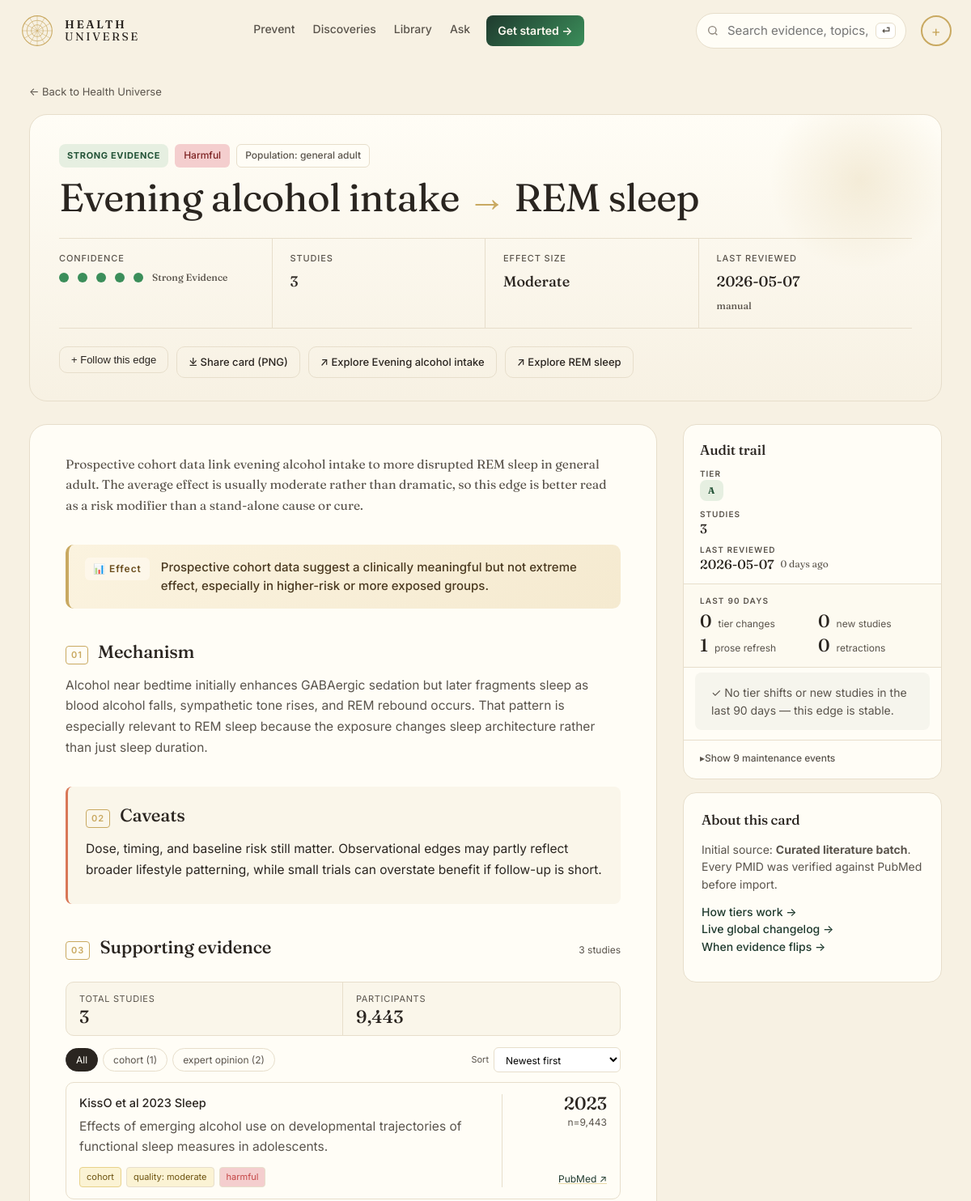
Page /edge/269 (upper part) on the earlier database version.
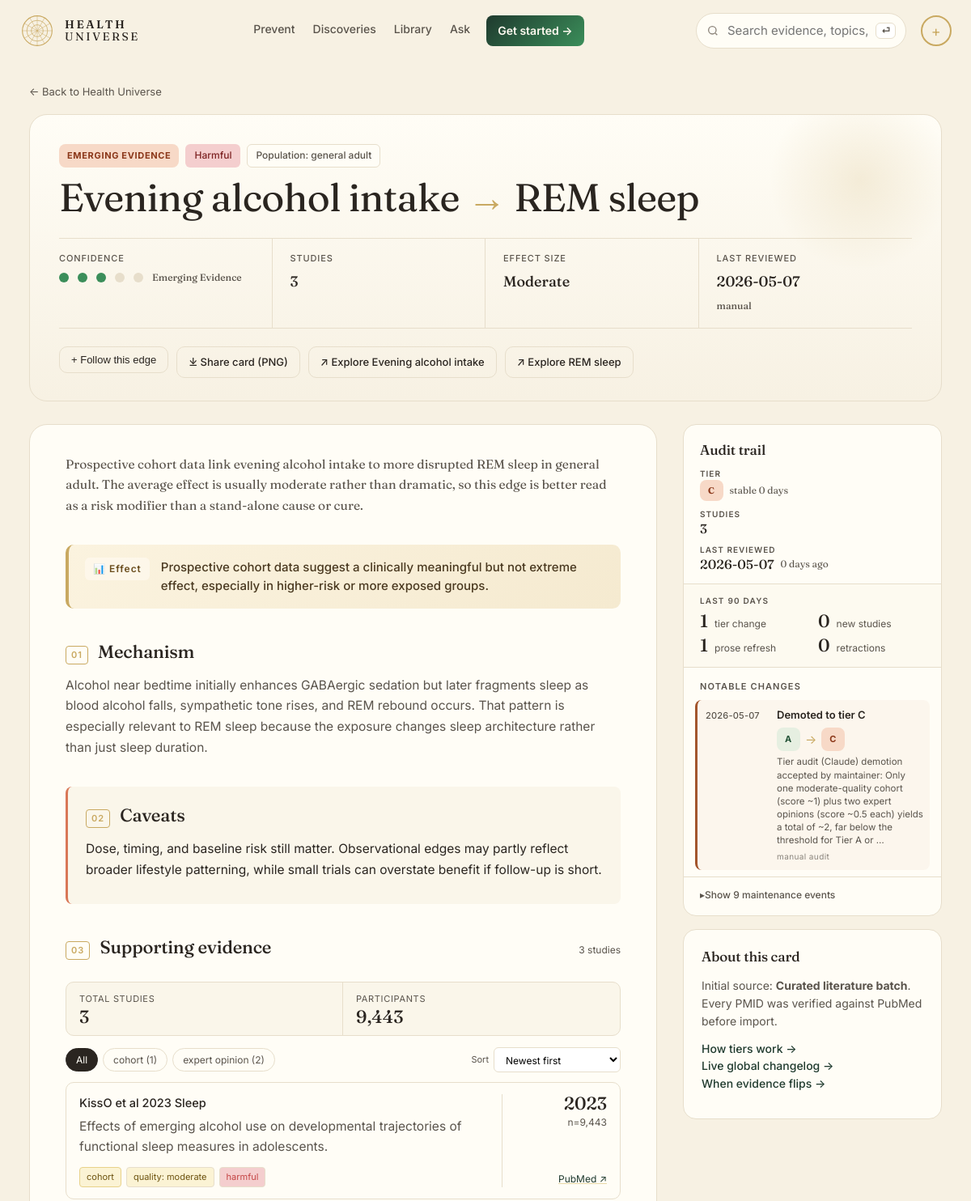
Same page on the later database version.
### tables this page shows
CREATE TABLE edge (
    id              INTEGER PRIMARY KEY,
    factor_id       INTEGER NOT NULL REFERENCES entity(id),
    outcome_id      INTEGER NOT NULL REFERENCES entity(id),
    direction       TEXT NOT NULL CHECK (direction IN (
                      'protective','harmful','neutral','u_shaped','mixed')),
    tier            TEXT NOT NULL CHECK (tier IN ('A','B','C','D','X','deprecated')),
    effect_size     TEXT,         -- qualitative: trivial/small/moderate/large
    effect_quant    TEXT,         -- e.g. "RR 0.82 (0.74-0.91)"
    population      TEXT,         -- e.g. "adults>50; ApoE4 carriers"
    mechanism       TEXT,         -- 1-paragraph plain English
    summary         TEXT,         -- card body copy
    caveats         TEXT,
    seed_source     TEXT NOT NULL CHECK (seed_source IN ('claude_seed','gemma_daily','manual')),
    created_at      TEXT NOT NULL DEFAULT (datetime('now')),
    updated_at      TEXT NOT NULL DEFAULT (datetime('now')),
    last_reviewed   TEXT NOT NULL DEFAULT (datetime('now')), embedding BLOB, embedded_at TEXT,
    UNIQUE(factor_id, outcome_id, population)
);

CREATE TABLE entity (
    id            INTEGER PRIMARY KEY,
    slug          TEXT NOT NULL UNIQUE,
    name          TEXT NOT NULL,
    kind          TEXT NOT NULL CHECK (kind IN (
                    'food','nutrient','supplement','drug','activity',
                    'behavior','environmental','pathogen','gene',
                    'biomarker','condition','process')),
    aliases       TEXT,           -- JSON array
    description   TEXT,
    created_at    TEXT NOT NULL DEFAULT (datetime('now')),
    updated_at    TEXT NOT NULL DEFAULT (datetime('now'))
, embedding BLOB, embedded_at TEXT);

CREATE TABLE evidence (
    id            INTEGER PRIMARY KEY,
    edge_id       INTEGER NOT NULL REFERENCES edge(id) ON DELETE CASCADE,
    citation      TEXT NOT NULL,
    url           TEXT,
    doi           TEXT,
    pmid          TEXT,
    year          INTEGER,
    study_type    TEXT CHECK (study_type IN (
                    'meta_analysis','systematic_review','rct','cohort',
                    'case_control','cross_sectional','mechanistic',
                    'animal','case_report','expert_opinion')),
    n_participants INTEGER,
    direction     TEXT,           -- direction this study supports
    quality       TEXT CHECK (quality IN ('high','moderate','low','very_low')),
    notes         TEXT,
    source_id     INTEGER REFERENCES source(id),
    created_at    TEXT NOT NULL DEFAULT (datetime('now'))
, is_counter INTEGER NOT NULL DEFAULT 0);

### web/app.py (the view)
@app.get("/edge/{edge_id}", response_class=HTMLResponse)
def edge_detail(request: Request, edge_id: int):
    profile = decode(request.cookies.get(COOKIE))
    with connect() as conn:
        e = conn.execute("""
            SELECT e.*, f.slug AS f_slug, f.name AS f_name, f.kind AS f_kind,
                   o.slug AS o_slug, o.name AS o_name, o.kind AS o_kind
            FROM edge e
            JOIN entity f ON f.id = e.factor_id
            JOIN entity o ON o.id = e.outcome_id
            WHERE e.id = ?""", (edge_id,)).fetchone()
        if not e:
            return HTMLResponse("Not found", status_code=404)
        try:
            evidence = conn.execute("""
                SELECT ev.*, COALESCE(s.is_retracted, 0) AS is_retracted,
                       s.retraction_note
                FROM evidence ev
                LEFT JOIN evidence_status s ON s.pmid = ev.pmid
                WHERE ev.edge_id=? AND COALESCE(ev.is_counter,0)=0
                ORDER BY ev.year DESC""", (edge_id,)).fetchall()
            counter = conn.execute("""
                SELECT ev.*, COALESCE(s.is_retracted, 0) AS is_retracted,
                       s.retraction_note
                FROM evidence ev
                LEFT JOIN evidence_status s ON s.pmid = ev.pmid
                WHERE ev.edge_id=? AND COALESCE(ev.is_counter,0)=1
                ORDER BY ev.year DESC""", (edge_id,)).fetchall()
        except Exception:
            evidence = conn.execute(
                "SELECT *, 0 AS is_retracted, NULL AS retraction_note "
                "FROM evidence WHERE edge_id=? AND COALESCE(is_counter,0)=0 "
                "ORDER BY year DESC", (edge_id,)).fetchall()
            counter = conn.execute(
                "SELECT *, 0 AS is_retracted, NULL AS retraction_note "
                "FROM evidence WHERE edge_id=? AND COALESCE(is_counter,0)=1 "
                "ORDER BY year DESC", (edge_id,)).fetchall()
        history = conn.execute(
            "SELECT * FROM edge_history WHERE edge_id = ? ORDER BY changed_at DESC",
            (edge_id,)).fetchall()
    ev_rows = [dict(r) for r in evidence]
    co_rows = [dict(r) for r in counter]
    retracted_count = sum(1 for r in ev_rows + co_rows if r.get("is_retracted"))
    raw_history = [dict(r) for r in history]
    classified = [_classify_event(r) for r in raw_history]
    audit_summary = _audit_summary(raw_history, ev_rows, dict(e).get("last_reviewed"))
    return render(request, "edge.html", {
        "e": dict(e),
        "evidence": ev_rows,
        "counter": co_rows,
        "history": raw_history,
        "audit_events": classified,
        "audit_headlines": [c for c in classified if c["is_meaningful"]],
        "audit_maintenance": [c for c in classified if not c["is_meaningful"]],
        "audit_summary": audit_summary,
        "retracted_evidence_count": retracted_count,
        "profile": profile,
    })

### web/templates/edge.html (shortened to what this page needs)
{% extends "base.html" %}
{% block content %}
<section class="dossier">
  <a class="back" href="/">← Back to Health Universe</a>
  <header class="dossier-hero">
    <div class="dossier-eyebrow">
      <span class="pill tier-{{ e.tier }}">{{ TIER_LABEL[e.tier] | upper }}</span>
      <span class="badge dir-{{ e.direction }}">{{ DIRECTION_LABEL[e.direction] }}</span>
      {% if e.population %}<span class="badge ghost">Population: {{ e.population }}</span>{% endif %}
    </div>
    <h1 class="dossier-title">
      {{ e.f_name }} <span class="dossier-arrow" aria-hidden="true">→</span> {{ e.o_name }}
    </h1>
    <dl class="dossier-stats">
      <div>
        <dt>Confidence</dt>
        <dd class="dossier-conf">
          {% for i in range(5) %}<span class="dotmark big {% if i < TIER_DOTS[e.tier] %}on{% endif %}"></span>{% endfor %}
          <span class="muted small">{{ TIER_LABEL[e.tier] }}</span>
        </dd>
      </div>
      <div>
        <dt>Studies</dt>
        <dd>{{ evidence|length }}{% if counter %} <span class="muted small">+ {{ counter|length }} counter</span>{% endif %}</dd>
      </div>
      {% if e.effect_size and e.effect_size not in ('unknown',) %}
      <div>
        <dt>Effect size</dt>
        <dd>{{ e.effect_size | capitalize }}</dd>
      </div>
      {% endif %}
      <div>
        <dt>Last reviewed</dt>
        <dd>{{ e.last_reviewed[:10] }}<br/><span class="muted small">{{ e.seed_source }}</span></dd>
      </div>
    </dl>
    <div class="dossier-actions">
      <form method="post" action="/follow" style="display:inline">
        <button class="btn-secondary inline {% if e.id in (profile.watch_edges if profile else []) %}is-following{% endif %}" type="submit">
          {% if e.id in (profile.watch_edges if profile else []) %}✓ Following{% else %}+ Follow this edge{% endif %}
        </button>
      </form>
      <a class="btn-secondary inline" href="/edge/{{ e.id }}.png" target="_blank" rel="noopener">⤓ Share card (PNG)</a>
      <a class="btn-secondary inline" href="/explore?focus={{ e.f_slug }}">↗ Explore {{ e.f_name }}</a>
      <a class="btn-secondary inline" href="/explore?focus={{ e.o_slug }}">↗ Explore {{ e.o_name }}</a>
    </div>
  </header>
  <div class="dossier-grid">
    <article class="dossier-body">
      <section class="dossier-section dossier-lede">
        <p>{{ e.summary }}</p>
      </section>
      {% if e.effect_quant %}
      <section class="dossier-section dossier-effect">
        <span class="dossier-effect-label" aria-hidden="true">📊 Effect</span>
        <p>{{ e.effect_quant }}</p>
      </section>
      {% endif %}
      {% if e.mechanism %}
      <section class="dossier-section">
        <h2 class="dossier-h2"><span class="dossier-num">01</span> Mechanism</h2>
        <p>{{ e.mechanism }}</p>
      </section>
      {% endif %}
      {% if e.caveats %}
      <section class="dossier-section dossier-caveats">
        <h2 class="dossier-h2"><span class="dossier-num">02</span> Caveats</h2>
        <p>{{ e.caveats }}</p>
      </section>
      {% endif %}
      <section class="dossier-section" id="evidence-section">
        <div class="dossier-section-head">
          <h2 class="dossier-h2"><span class="dossier-num">03</span> Supporting evidence</h2>
          <span class="muted small">{{ evidence|length }} stud{{ evidence|length == 1 and "y" or "ies" }}{% if counter %} · {{ counter|length }} counter{% endif %}</span>
        </div>
        {% if evidence %}
        <div class="evidence-rail">
          {% set st_counts = {} %}
          {% set total_n_ns = namespace(v=0) %}
          {% for ev in evidence %}
            {% set _ = st_counts.update({ev.study_type or 'other': st_counts.get(ev.study_type or 'other', 0) + 1}) %}
            {% if ev.n_participants %}{% set total_n_ns.v = total_n_ns.v + ev.n_participants %}{% endif %}
          {% endfor %}
          {% set total_n = total_n_ns.v %}
          <div class="evidence-rail-stat">
            <dt>Total studies</dt><dd>{{ evidence|length }}</dd>
          </div>
          <div class="evidence-rail-stat">
            <dt>Participants</dt><dd>{{ total_n and "{:,}".format(total_n) or "—" }}</dd>
          </div>
        </div>
        <div class="evidence-controls" role="toolbar" aria-label="Filter evidence">
          <button class="ev-filter active" data-ev-filter="all">All</button>
          {% for st, n in st_counts.items() %}
            {% if n %}<button class="ev-filter" data-ev-filter="{{ st }}">{{ st.replace("_", " ") }} ({{ n }})</button>{% endif %}
          {% endfor %}
          <label class="ev-sort-label">Sort
            <select id="evSort">
              <option value="year-desc">Newest first</option>
            </select>
          </label>
        </div>
        <div class="evidence-list" id="evidence-list">
          {% for ev in evidence %}
          <article class="evidence-row {% if ev.is_retracted %}is-retracted{% endif %}"
                   data-study-type="{{ ev.study_type or 'other' }}"
                   data-year="{{ ev.year or 0 }}"
                   data-quality="{% if ev.quality == 'high' %}4{% elif ev.quality == 'moderate' %}3{% elif ev.quality == 'low' %}2{% elif ev.quality == 'very_low' %}1{% else %}0{% endif %}"
                   data-n="{{ ev.n_participants or 0 }}">
            <div class="evidence-row-main">
              <div class="evidence-citation">
                <span>{{ ev.citation }}</span>
              </div>
              {% if ev.notes %}<p class="evidence-notes">{{ ev.notes }}</p>{% endif %}
              <div class="evidence-meta">
                {% if ev.study_type %}<span class="ev-tag tag-{{ ev.study_type }}">{{ ev.study_type.replace("_", " ") }}</span>{% endif %}
                {% if ev.quality %}<span class="ev-tag qual-{{ ev.quality }}">quality: {{ ev.quality.replace("_", " ") }}</span>{% endif %}
                {% if ev.direction %}<span class="ev-tag dir-{{ ev.direction }}">{{ ev.direction.replace("_", " ") }}</span>{% endif %}
              </div>
            </div>
            <div class="evidence-row-side">
              <div class="evidence-year">{{ ev.year or "—" }}</div>
              {% if ev.n_participants %}<div class="evidence-n">n={{ "{:,}".format(ev.n_participants) }}</div>{% endif %}
              {% if ev.pmid %}<a class="evidence-link" href="https://pubmed.ncbi.nlm.nih.gov/{{ ev.pmid }}/" target="_blank" rel="noopener">PubMed ↗</a>
              {% elif ev.doi %}<a class="evidence-link" href="https://doi.org/{{ ev.doi }}" target="_blank" rel="noopener">DOI ↗</a>{% endif %}
            </div>
          </article>
          {% endfor %}
        </div>
        {% else %}
        <p class="muted">No supporting evidence rows on file.</p>
        {% endif %}
      </section>
    </article>
    <aside class="dossier-side">
      <div class="dossier-side-card audit-card">
        <h3>Audit trail</h3>
        <ul class="audit-status">
          <li>
            <span class="audit-status-label">Tier</span>
            <b><span class="pill tier-{{ e.tier }}">{{ e.tier }}</span>
              {% if audit_summary.days_stable is not none %}
                <small class="muted">stable {{ audit_summary.days_stable }} day{{ "s" if audit_summary.days_stable != 1 else "" }}</small>
              {% endif %}
            </b>
          </li>
          <li>
            <span class="audit-status-label">Studies</span>
            <b>{{ audit_summary.n_studies }}
            </b>
          </li>
          <li>
            <span class="audit-status-label">Last reviewed</span>
            <b>{{ e.last_reviewed[:10] if e.last_reviewed else "—" }}
              {% if audit_summary.days_since_review is not none %}
              <small class="muted">{{ audit_summary.days_since_review }} day{{ "s" if audit_summary.days_since_review != 1 else "" }} ago</small>
              {% endif %}
            </b>
          </li>
        </ul>
        <div class="audit-90d">
          <span class="audit-90d-label">Last 90 days</span>
          <ul class="audit-90d-grid">
            <li><b>{{ audit_summary.n_tier_changes_90d }}</b><small>tier change{{ "s" if audit_summary.n_tier_changes_90d != 1 else "" }}</small></li>
            <li><b>{{ audit_summary.n_new_studies_90d }}</b><small>new stud{{ "ies" if audit_summary.n_new_studies_90d != 1 else "y" }}</small></li>
            <li><b>{{ audit_summary.n_prose_90d }}</b><small>prose refresh{{ "es" if audit_summary.n_prose_90d != 1 else "" }}</small></li>
            <li class="audit-90d-{{ 'alert' if audit_summary.n_retractions_90d else 'ok' }}"><b>{{ audit_summary.n_retractions_90d }}</b><small>retraction{{ "s" if audit_summary.n_retractions_90d != 1 else "" }}</small></li>
          </ul>
        </div>
        {% if audit_headlines %}
        <h4 class="audit-section-h">Notable changes</h4>
        <ol class="audit-events">
          {% for ev in audit_headlines %}
          <li class="audit-event audit-event-{{ ev.category }}">
            <span class="audit-event-date">{{ ev.changed_at[:10] }}</span>
            <div class="audit-event-body">
              <b>{{ ev.headline }}</b>
              {% if ev.category == 'tier_promotion' or ev.category == 'tier_demotion' %}
                {% if ev.old_value and ev.new_value %}
                <div class="audit-tierchange">
                  <span class="pill tier-{{ ev.old_value }}">{{ ev.old_value }}</span>
                  <span class="dossier-arrow" aria-hidden="true">→</span>
                  <span class="pill tier-{{ ev.new_value }}">{{ ev.new_value }}</span>
                </div>
                {% endif %}
              {% endif %}
              {% if ev.detail %}<small class="muted">{{ ev.detail[:200] }}{% if ev.detail|length > 200 %}…{% endif %}</small>{% endif %}
              <small class="audit-event-actor">{{ ev.agent_label }}</small>
            </div>
          </li>
          {% endfor %}
        </ol>
        {% else %}
        <p class="audit-stable muted body-sm">
          {% if audit_summary.n_studies > 0 %}
          ✓ No tier shifts or new studies in the last 90 days — this edge is stable.
          {% else %}
          No notable changes recorded yet.
          {% endif %}
        </p>
        {% endif %}
        {% if audit_maintenance %}
        <details class="audit-maint">
          <summary>Show {{ audit_maintenance|length }} maintenance event{{ "s" if audit_maintenance|length != 1 else "" }}</summary>
        </details>
        {% endif %}
      </div>
      <div class="dossier-side-card">
        <h3>About this card</h3>
        <p class="body-sm muted">Initial source:
          {% if e.seed_source == "claude_seed" %}<b>Initial deep research (Claude)</b>. One-off pass with the $50 lifetime cap.
          {% elif e.seed_source == "gemma_daily" %}<b>Daily literature sweep</b>. Auto-extracted by the local Gemma loop from new abstracts.
          {% else %}<b>Curated literature batch</b>. Every PMID was verified against PubMed before import.
          {% endif %}
        </p>
        <p class="body-sm">
          <a class="link" href="/methodology">How tiers work →</a><br/>
          <a class="link" href="/methodology#changelog">Live global changelog →</a><br/>
          <a class="link" href="/myths">When evidence flips →</a>
        </p>
      </div>
    </aside>
  </div>
</section>
{% endblock %}

Differences in the rows shown:
changed edge "Moderate": tier "STRONG EVIDENCE" → "EMERGING EVIDENCE"; tier "Strong Evidence" → "Emerging Evidence"; tier "A" → "C"
Other differences:
{{ audit_summary.days_stable }}: (not shown) → "0"
{{ "s" if audit_summary.days_stable != 1 else "" }}: (not shown) → "s"
{{ audit_summary.n_tier_changes_90d }}: "0" → "1"
{{ "s" if audit_summary.n_tier_changes_90d != 1 else "" }}: "s" → (not shown)
text no longer shown: "✓ No tier shifts or new studies in the last 90 days — this edge is stable."
text now shown: "stable day NOTABLE CHANGES"
new list line: "2026-05-07 Demoted to tier C A → C Tier audit (Claude) demotion accepted by maintainer: Only one moderate-quality cohort (score ~1) plus two expert opinions (score ~0.5 each) yields a total of ~2, far below the threshold for Tier A or … manual audit"
